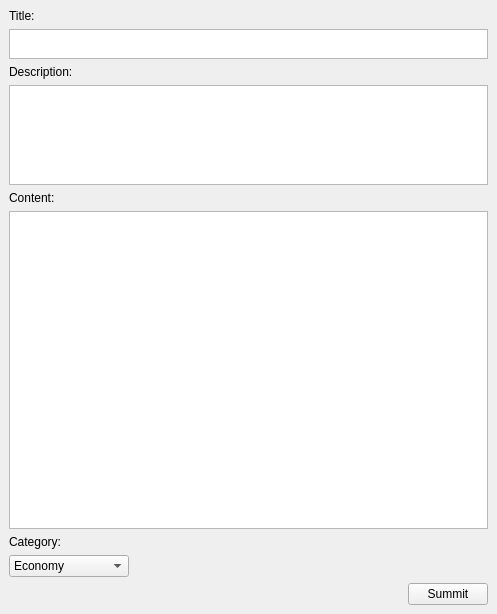
<?xml version="1.0" encoding="UTF-8"?>
<ui version="4.0">
 <class>AddArticle</class>
 <widget class="QMainWindow" name="AddArticle">
  <property name="windowModality">
   <enum>Qt::NonModal</enum>
  </property>
  <property name="geometry">
   <rect>
    <x>0</x>
    <y>0</y>
    <width>497</width>
    <height>614</height>
   </rect>
  </property>
  <property name="windowTitle">
   <string>Add Article</string>
  </property>
  <property name="windowIcon">
   <iconset>
    <normaloff>icons/logo.png</normaloff>icons/logo.png</iconset>
  </property>
  <widget class="QWidget" name="centralwidget">
   <layout class="QVBoxLayout" name="verticalLayout">
    <item>
     <widget class="QLabel" name="title_label">
      <property name="text">
       <string>Title:</string>
      </property>
     </widget>
    </item>
    <item>
     <widget class="QPlainTextEdit" name="title_input">
      <property name="maximumSize">
       <size>
        <width>16777215</width>
        <height>30</height>
       </size>
      </property>
     </widget>
    </item>
    <item>
     <widget class="QLabel" name="description_label">
      <property name="text">
       <string>Description:</string>
      </property>
     </widget>
    </item>
    <item>
     <widget class="QPlainTextEdit" name="description_input">
      <property name="minimumSize">
       <size>
        <width>0</width>
        <height>100</height>
       </size>
      </property>
      <property name="maximumSize">
       <size>
        <width>16777215</width>
        <height>100</height>
       </size>
      </property>
     </widget>
    </item>
    <item>
     <widget class="QLabel" name="content_label">
      <property name="text">
       <string>Content:</string>
      </property>
     </widget>
    </item>
    <item>
     <widget class="QPlainTextEdit" name="content_input"/>
    </item>
    <item>
     <widget class="QLabel" name="category_label">
      <property name="text">
       <string>Category:</string>
      </property>
     </widget>
    </item>
    <item alignment="Qt::AlignLeft">
     <widget class="QComboBox" name="category_selection">
      <property name="minimumSize">
       <size>
        <width>100</width>
        <height>0</height>
       </size>
      </property>
      <property name="maximumSize">
       <size>
        <width>120</width>
        <height>16777215</height>
       </size>
      </property>
      <item>
       <property name="text">
        <string>Economy</string>
       </property>
      </item>
      <item>
       <property name="text">
        <string>Politics</string>
       </property>
      </item>
      <item>
       <property name="text">
        <string>Traffic</string>
       </property>
      </item>
      <item>
       <property name="text">
        <string>Medical</string>
       </property>
      </item>
      <item>
       <property name="text">
        <string>Sport</string>
       </property>
      </item>
      <item>
       <property name="text">
        <string>Travel</string>
       </property>
      </item>
      <item>
       <property name="text">
        <string>Entertain</string>
       </property>
      </item>
      <item>
       <property name="text">
        <string>Science and Technology</string>
       </property>
      </item>
     </widget>
    </item>
    <item alignment="Qt::AlignRight">
     <widget class="QPushButton" name="summit_button">
      <property name="text">
       <string>Summit</string>
      </property>
     </widget>
    </item>
   </layout>
  </widget>
 </widget>
 <resources/>
 <connections/>
</ui>
